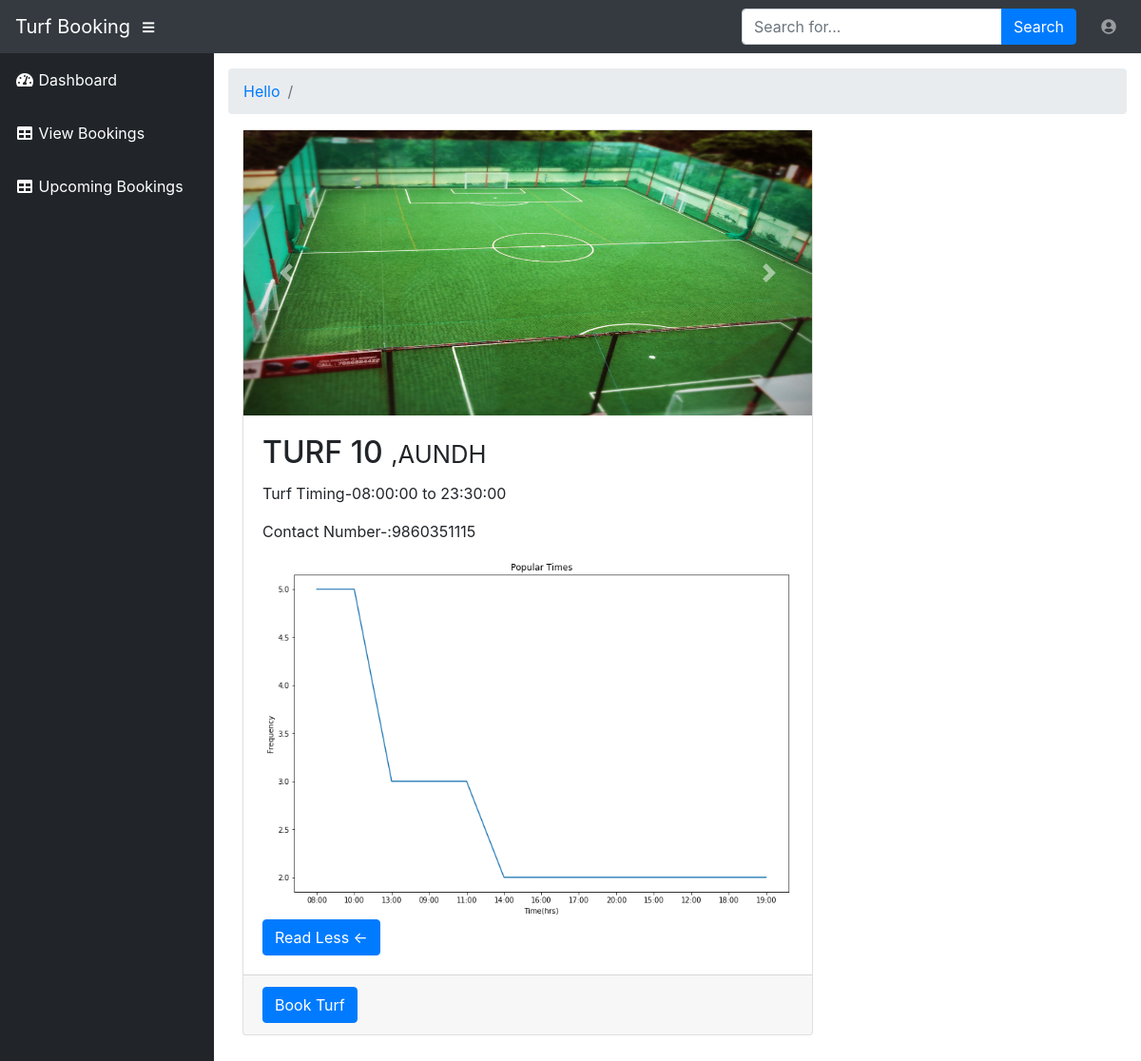
Screenshot of /tessst/read.php?readbook=50 (signed in) with the database file from the repository.
### tables this page shows
CREATE TABLE `TurfDetails` (
  `id` int(11) NOT NULL,
  `turfName` varchar(255) NOT NULL,
  `turfArea` varchar(255) NOT NULL,
  `managerName` varchar(255) NOT NULL,
  `managerMobile` varchar(255) NOT NULL,
  `totalGrounds` int(11) NOT NULL,
  `openingTime` time NOT NULL,
  `closingTime` time NOT NULL,
  `foodCourt` varchar(255) NOT NULL,
  `turfImages1` text DEFAULT NULL,
  `turfImages2` text DEFAULT NULL,
  `analysis` text DEFAULT NULL
);

### tessst/read.php (the view, shortened to what this page needs)
<?php include "includes/header.php" ; ?>
<?php include "includes/navbar.php" ; ?>
<?php include "includes/sidebar.php" ; ?>
<div id="content-wrapper">
      <div class="container-fluid">
        <ol class="breadcrumb">
          <li class="breadcrumb-item">
            <a href="index.php">Hello</a>
          </li>
          <li class="breadcrumb-item active"><?php echo $_SESSION['userName_back'];?></li>
        </ol>
        <div class="col-md-8">
        <?php
             if(isset($_GET['readbook']))
             {
                 $read = $_GET['readbook'];
                 $query = "SELECT * FROM TurfDetails where id = '$read'";
                 $query_result = mysqli_query($connection,$query);
               if($query_result)
               {
                   while($row = mysqli_fetch_assoc($query_result))
                   {
                       $turfName = $row['turfName'];
                       $turfArea = $row['turfArea'];
                       $openingTime = $row['openingTime'];
                       $closingTime = $row['closingTime'];
                       $turfImages1 = $row['turfImages1'];
                       $turfImages2 = $row['turfImages2'];
                       $analysis = $row['analysis'];
                       $managerMobile = $row['managerMobile'];
                       echo
                       " <div class='card mb-4'>
                        <div id='carouselExampleFade' class='carousel slide carousel-fade' data-ride='carouse'>
                        <div class='carousel-inner'>
                          <div class='carousel-item active'>
                            <img src='../images/$turfImages1' height='300px'  class='d-block w-100' alt='...'>
                          </div>
                          <div class='carousel-item'>
                            <img src='../images/$turfImages2' height='300px'  class='d-block w-100' alt=''...'>
                          </div>
                          <div class='carousel-item'>
                            <img src='../images/$turfImages1' height='300px'  class='d-block w-100' alt='...'>
                          </div>
                        </div>
                        <a class='carousel-control-prev' href='#carouselExampleFade' role='button' data-slide='prev'>
                          <span class='carousel-control-prev-icon' aria-hidden='true'></span>
                          <span class='sr-only'>Previous</span>
                        </a>
                        <a class='carousel-control-next' href='#carouselExampleFade' role='button' data-slide='next'>
                          <span class='carousel-control-next-icon' aria-hidden='true'></span>
                          <span class='sr-only'>Next</span>
                        </a>
                      </div>
                       <div class='card-body'>
                         <h2 class='card-title'>$turfName  <small>,$turfArea</small></h2>
                         <p class='card-text'>Turf Timing-$openingTime to $closingTime </p>
                         <p class='card-text'>Contact Number-:$managerMobile  </p>
                         <img src='../analysis/$analysis' class='img-fluid' alt='Responsive image'>
                         <a href='book.php' class='btn btn-primary'>Read Less &larr;</a>
                       </div>
                       <div class='card-footer text-muted'>
                         <button type='button' class='btn btn-primary' data-toggle='modal' data-target='#exampleModalCenter'>
                         Book Turf
                       </button>
                       </div>
                     </div> ";
                   }
               }
               else
               {
                   echo "Error in query";
               }
            }
              ?>
         </div>
      </div>
   <?php include "includes/footer.php" ; ?>

### rows the page displays
turfdetails: turfImages1 (picture), turfName "TURF 10", turfArea "AUNDH", openingTime "08:00:00", closingTime "23:30:00", managerMobile "9860351115", analysis (picture)
